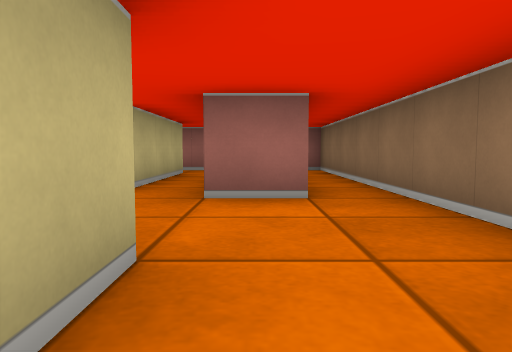
[1] (above)

16 first-person views from a walk through a cub3D level. The camera is about half as high as the walls, tilts 4° down and sees 70° across. The floor is counted in squares. Each view is taken from the middle of a square. On the plan, view 1 faces up. The plan holds only what a view shows up to about 9 squares ahead; the rest is blank.

[2]
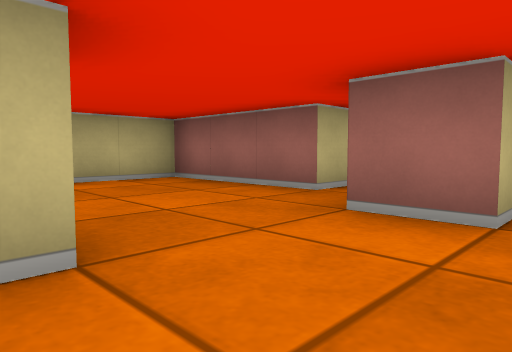

[3]
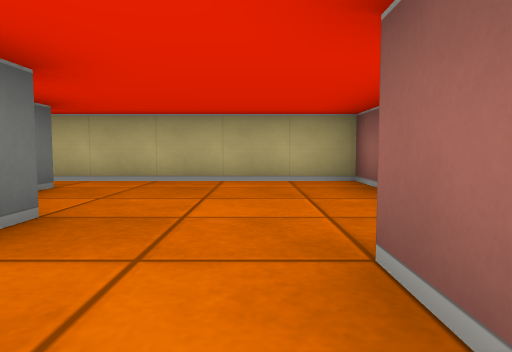

[4]
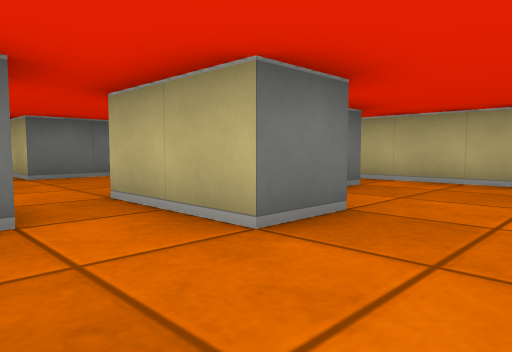

[5]
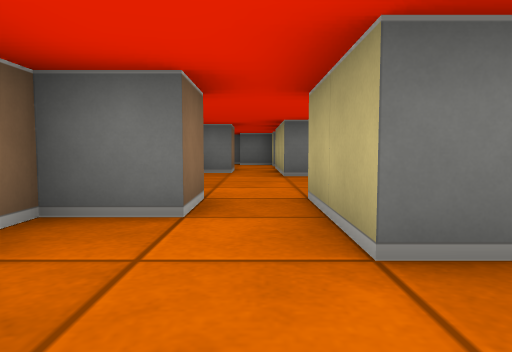

[6]
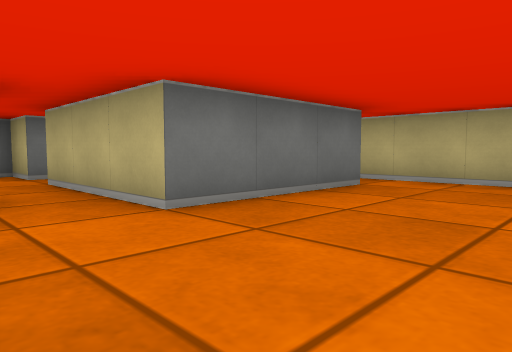

[7]
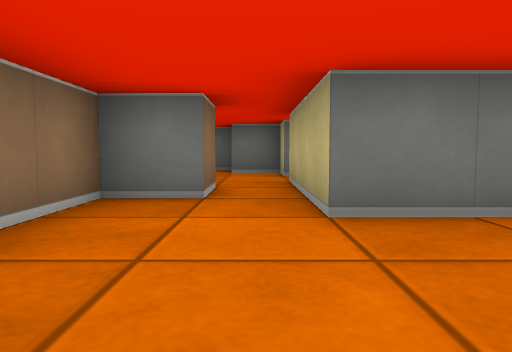

[8]
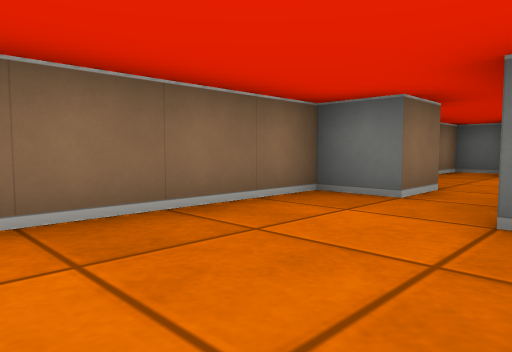

[9]
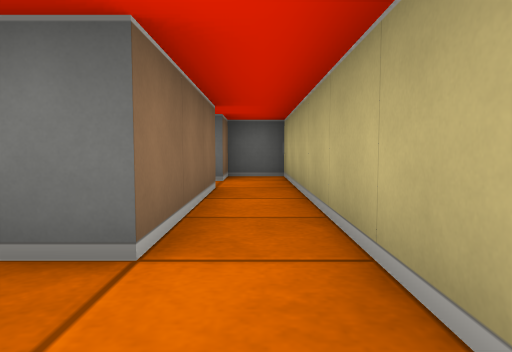

[10]
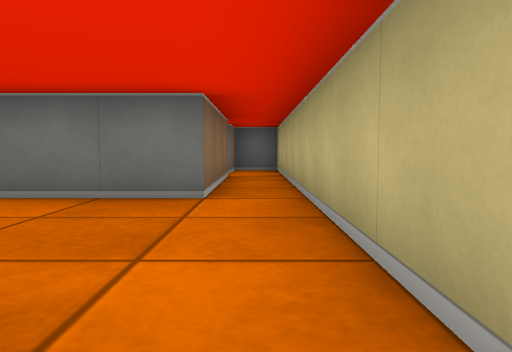

[11]
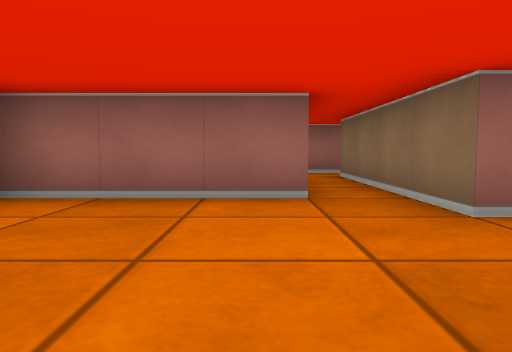

[12]
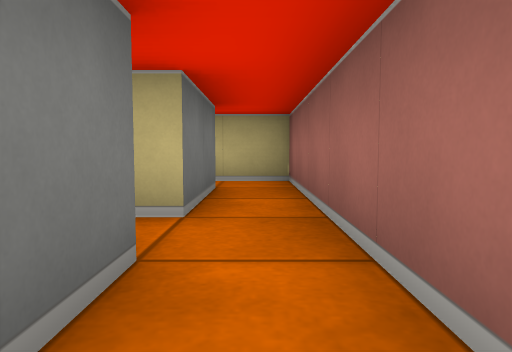

[13]
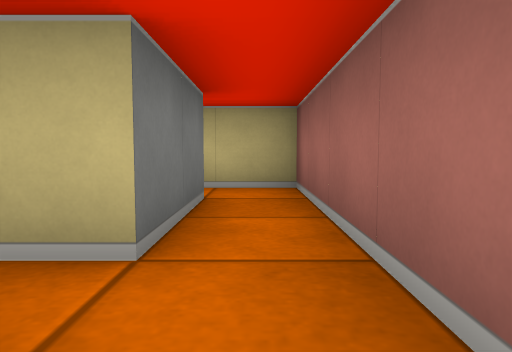

[14]
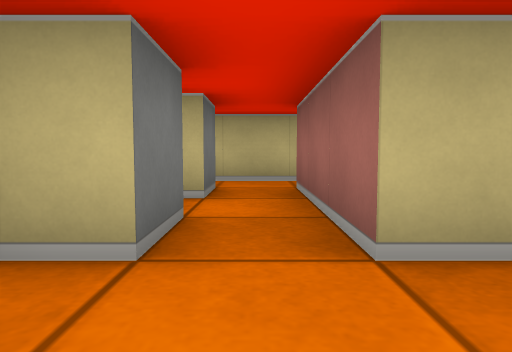

[15]
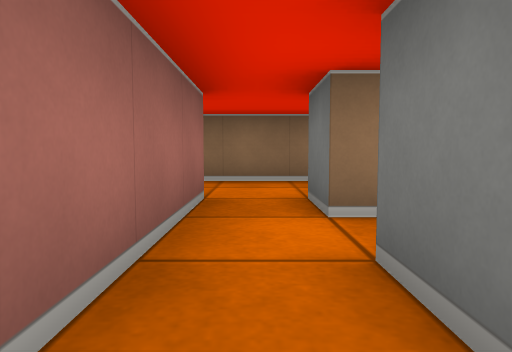

[16]
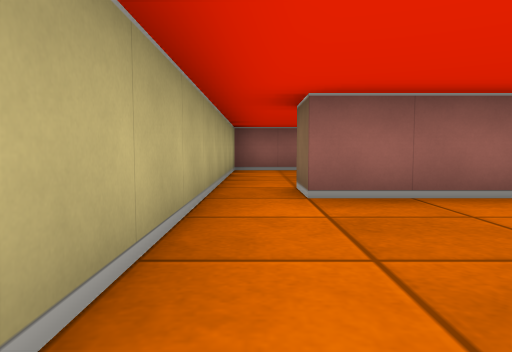

### Floor plan
Ten units are one square. View 1 is at (0, 0); x grows to the right and y downward. Boxes are objects, and circles mark ways between rooms. Rooms are numbered by the first view taken in them; rooms with no view inside come last. Other rooms are left out.
<svg viewBox="-50 -90 70 190">
<path fill="none" stroke="#000" d="M6 -35 -5 -35 -5 -75 4 -75M-16 -15 -5 -15 -5 5M-35 -5 -31 -5M-35 -75 -15 -75 -15 -45 -45 -45 -45 -5M5 5 5 -5 15 -5 15 -85 -35 -85M-15 5 -35 5 -35 -5M-25 65 -35 65 -35 35 -5 35 -5 55M5 56 5 45 15 45 15 14M-45 -5 -45 85 -35 85M-35 75 -25 75M-15 75 -5 75 -5 85 5 85M-5 55 -5 65 -15 65M5 95 15 95 15 61"/>
<circle cx="-40" cy="0" r="3" fill="#2a7"/>
<circle cx="0" cy="10" r="3" fill="#2a7"/>
<circle cx="0" cy="60" r="3" fill="#2a7"/>
<text x="-10" y="-40">1</text>
<text x="-20" y="30">2</text>
<text x="0" y="70">3</text>
</svg>
Room 1 opens to room 2. Room 2 opens to room 3.

Where each view was taken, in squares from view 1:
view 1: 0 up, 0 right, facing up
view 2: 1 up, 1 right, facing up-left
view 3: 3 up, 1 right, facing left
view 4: 3 up, 1 right, facing down-left
view 5: 3 up, 0 right, facing down
view 6: 1 down, 1 right, facing down-left
view 7: 1 down, 0 right, facing down
view 8: 1 down, 1 left, facing down-right
view 9: 2 down, 4 left, facing down
view 10: 0 up, 4 left, facing down
view 11: 1 up, 2 left, facing up
view 12: 8 up, 1 right, facing left
view 13: 8 up, 0 right, facing left
view 14: 7 down, 1 right, facing left
view 15: 7 down, 4 left, facing right
view 16: 4 down, 4 left, facing up
